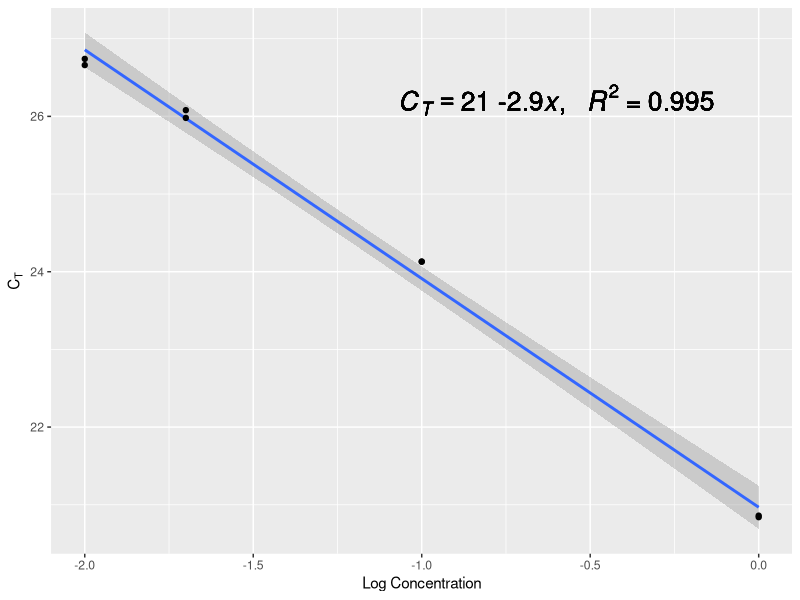
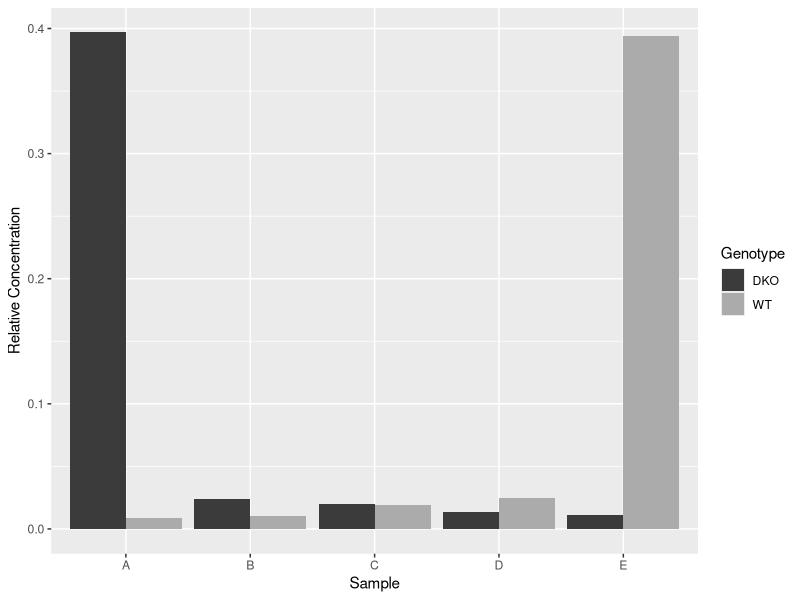
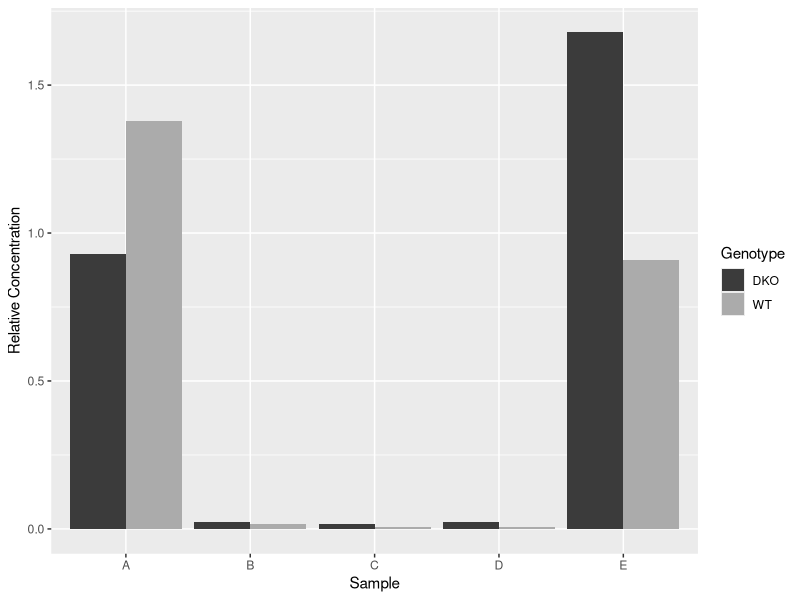

The R script that drew these images, in order:
library(ggplot2)
library(readxl)
library(dplyr)


# read in excel file which contains qPCR results (provided by Supervisor)
setwd("C:/Users/Nick/Desktop/Studium/Master/2. Semester/HP-F10/5_Dieter Weichenhan/")
excel <- read_excel(path = "Course_MCiPqPCR9_9_20.xls")

# select only columns that are relevant for us (Pos, Sample, Ct)
# also select rows that are relevant for us. In this case all rows containing A (standard), B(SNRPN) 
# and H (spike in)

standard <- excel %>%
    select(c("Pos", "Sample", "Ct")) %>%
    filter(grepl("A\\d+", Pos))

gene <- excel %>%
    select(c("Pos", "Sample", "Ct")) %>%
    filter(grepl("B\\d+", Pos))

spike <- excel %>%
    select(c("Pos", "Sample", "Ct")) %>%
    filter(grepl("H\\d+", Pos))

# for standard we have to convert column Sample to double instead of chr
standard$Sample <- as.double(standard$Sample)


# calculate regression equation
lm_eqn <- lm(standard$Ct ~ standard$Sample)

metrics <- list(a = format(unname(coef(lm_eqn)[1]), digits = 2),
                b = format(unname(coef(lm_eqn)[2]), digits = 2),
                r2 = format(summary(lm_eqn)$r.squared, digits = 3))

eq <- substitute(italic(C[T]) == a * " "* b  *italic(x)*", "~~italic(R)^2~"="~r2, metrics)
equation <- as.character(as.expression(eq))


# plot the standard (row A)

#svg("StandardCurve.svg")
ggplot(standard, aes(x=Sample, y=Ct))+
    geom_smooth(method = "lm", se = T)+
    geom_point()+
    xlab("Log Concentration")+
    ylab(bquote(C[T]))+
    geom_text(x = -0.6, y=26.21, label=equation, parse = T, size=6.7)
#dev.off()

# use the regression equation (CT-20.967/-2.945 = Conc) to calculate the log concentration of our gene and spike in
gene["LogConcentration"] <- (gene$Ct-20.967)/-2.945

spike["LogConcentration"] <- (spike$Ct-20.967)/-2.945

# calculate relative concentrattion

gene["RelativeConcentration"] <- 10^gene$LogConcentration

spike["RelativeConcentration"] <- 10^spike$LogConcentration

# calculate average for technical duplicates

gene <- gene %>% 
            group_by(Sample) %>%
            mutate(AverageRelConc = mean(RelativeConcentration, na.rm = T))

spike <- spike %>%
    group_by(Sample) %>%
    mutate(AverageRelConc = mean(RelativeConcentration, na.rm = T))



# remove genotype from sample name and move it to new column
gene$Sample <- sub("wt\\d+|dko\\d+", "", gene$Sample)
gene["Genotype"] <- c(rep("WT",10), rep("DKO",10))

spike$Sample <- sub("wt\\d+|dko\\d+", "", spike$Sample)
spike["Genotype"] <- c(rep("WT",10), rep("DKO",10))

# plot the average Rel concentration for the gene
ggplot(gene, aes(x=Sample, y=AverageRelConc, fill=Genotype))+
    geom_bar(stat="identity", position = "dodge")+
    ylab("Relative Concentration")+
    scale_fill_grey(start=0.23, end=0.67)

# plot the average Rel concentration for the spike
ggplot(spike, aes(x=Sample, y=AverageRelConc, fill=Genotype))+
    geom_bar(stat="identity", position = "dodge")+
    ylab("Relative Concentration")+
    scale_fill_grey(start=0.23, end=0.67)
